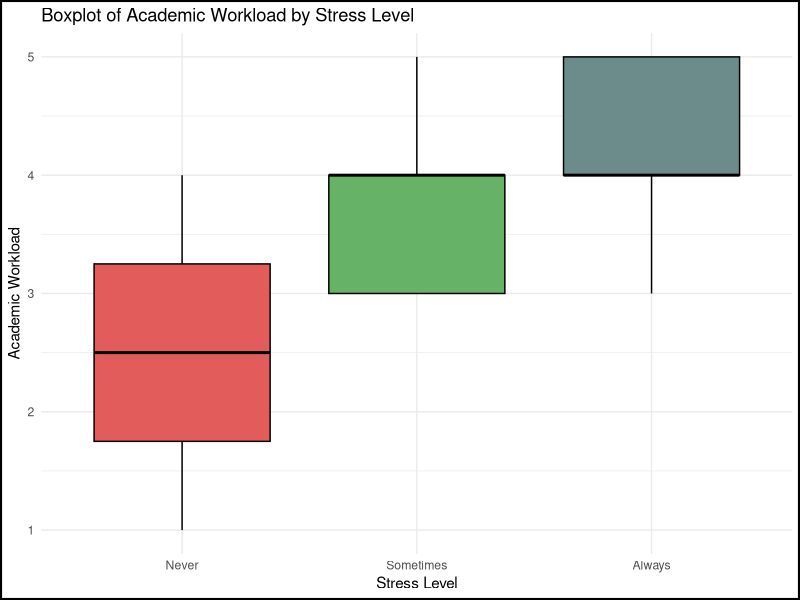
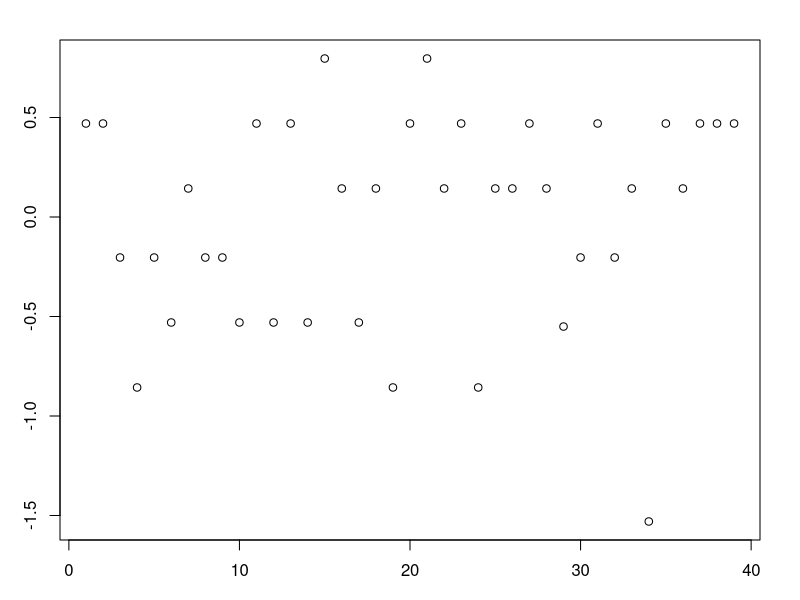
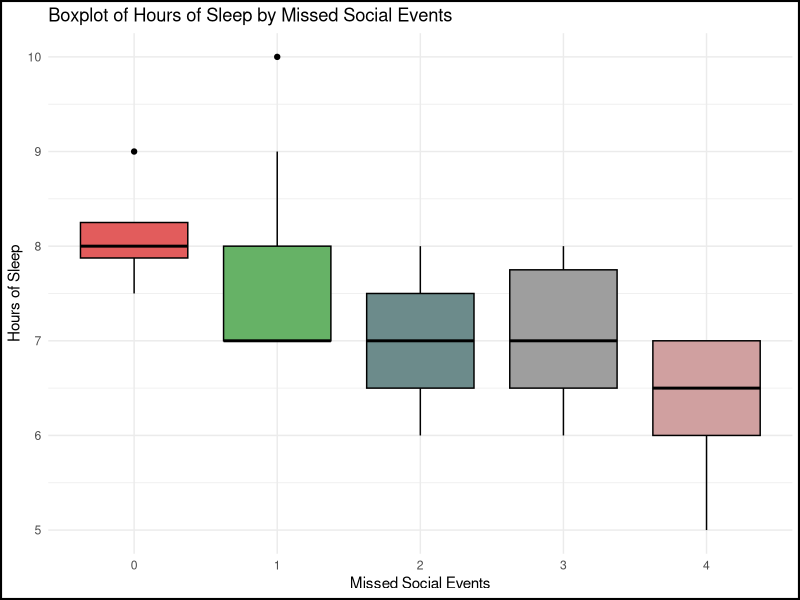
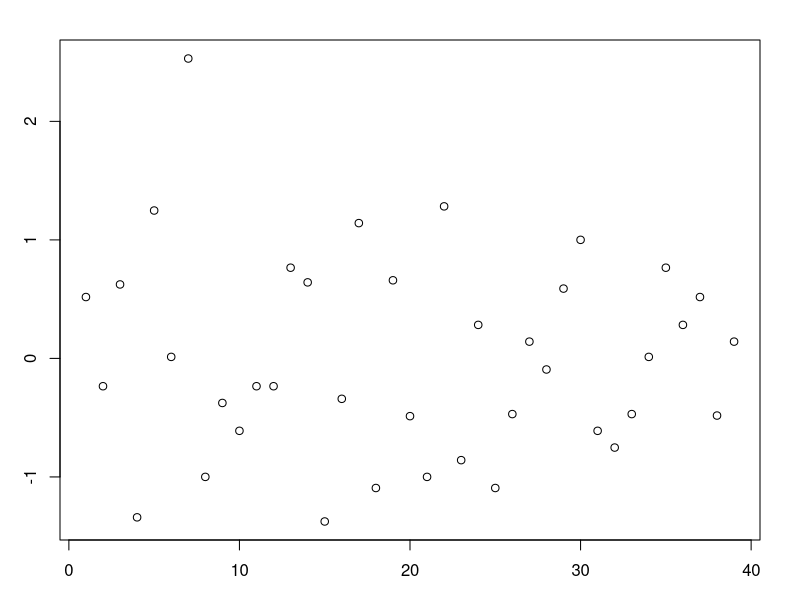
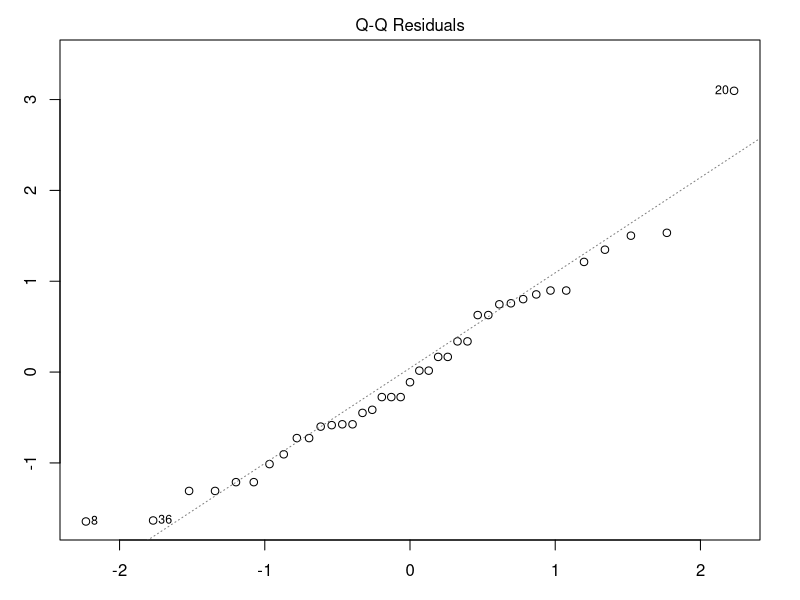
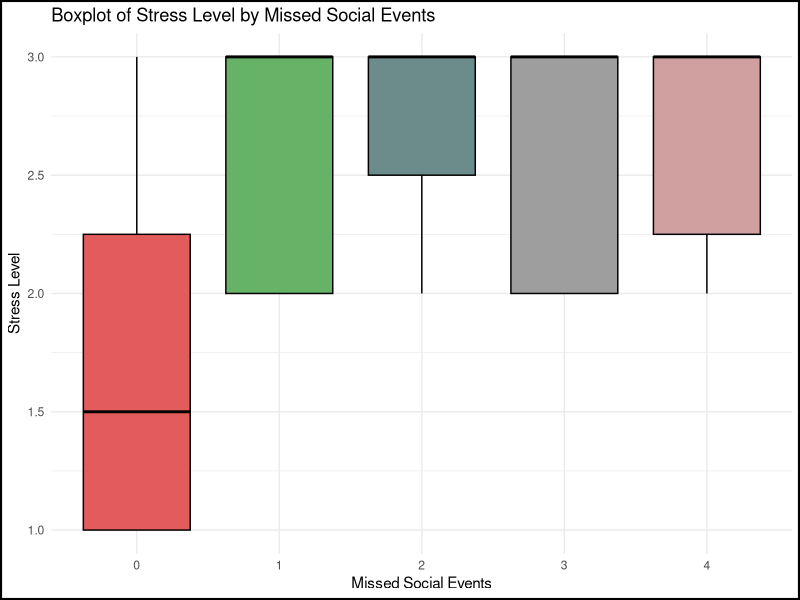
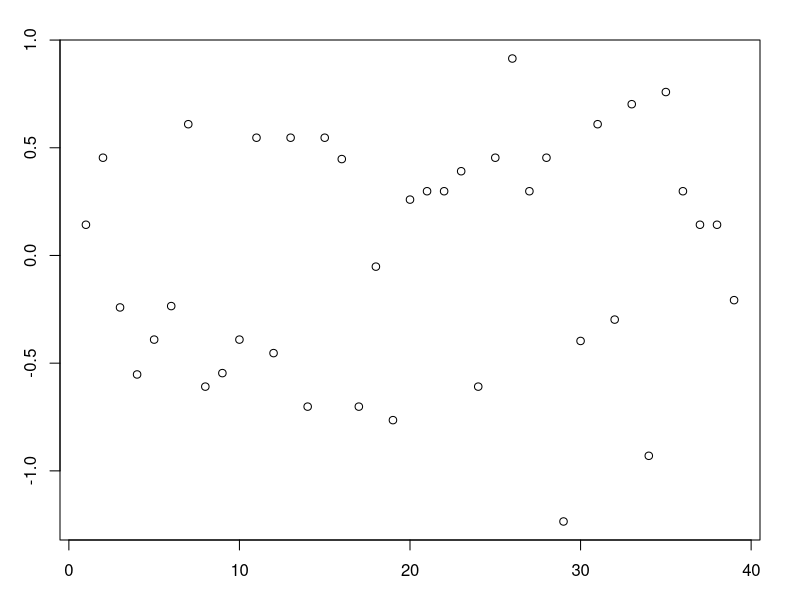
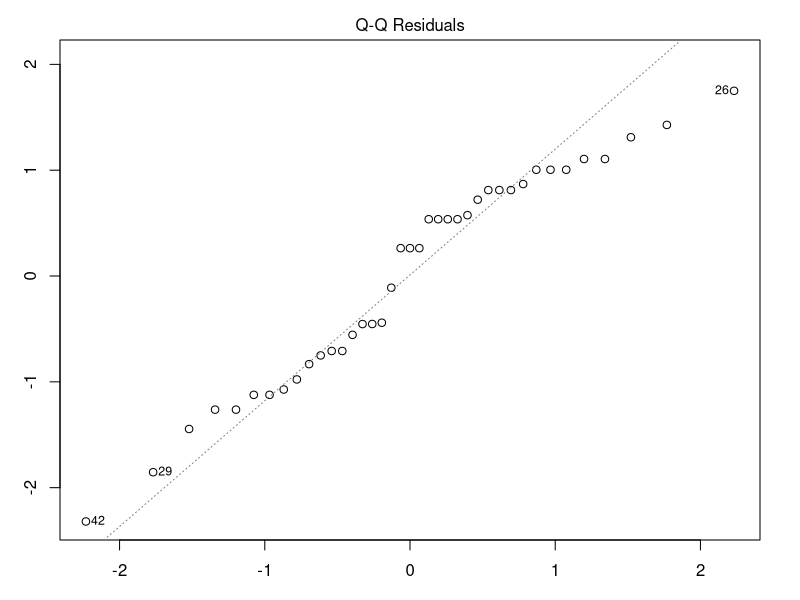

Recreate these plots in R, in order.
## ---- chunk 1

# Generate Sample

my_data = read.csv('STA304 Group Project Dataset.csv', header = TRUE, sep=',')
# my_data

# Remove the column 'X'
data_cleaned <- my_data[, !(names(my_data) == "X")]
# Remove fake responses: rows 3 and 12
data_cleaned <- data_cleaned[-c(3, 12),]
# data_cleaned

# Calculating sample size
N = 200
B = .29
D = (B^2)/4
# sigma = sd(data_cleaned$academic_workload)
sigma2 = (max(data_cleaned$academic_workload) - min(data_cleaned$academic_workload))/4
# n = ceiling((N*sigma^2) / ((N-1)*D + sigma^2))
n = ceiling((N*sigma2) / ((N-1)*D + sigma2))
# sigma2
n

# Select a random sample of n rows
set.seed(1)
random_indices <- sample(1:nrow(data_cleaned), n)
sample_data <- data_cleaned[random_indices, ]
# sample_data
attach(sample_data)
## ---- chunk 2
# Research Question 1 - Boxplot
options(warn = -1)
library(ggplot2)
library(grid)

sample_data$stress <- factor(sample_data$stress, levels = c("Never", "Sometimes", "Always"))
sample_data$stress_numeric <- as.numeric(factor(sample_data$stress, levels = c("Never", "Sometimes", "Always")))

boxplot_plot <- ggplot(sample_data, aes(x = factor(stress), y = academic_workload, fill = stress)) +
  geom_boxplot(color = "black") +
  scale_fill_manual(values = c("Never" = "#E25C5C", "Sometimes" = "#66B266", "Always" = "#6C8B8B")) +
  labs(title = "Boxplot of Academic Workload by Stress Level",
       x = "Stress Level",
       y = "Academic Workload") +
  theme_minimal() +
  theme(legend.position = "none")

print(boxplot_plot)
grid.rect(gp = gpar(fill = NA, col = "black", lwd = 4)) # lwd = thickness of border

# Save the plot as a PNG file
# ggsave("boxplot_academic_workload_by_stress.png", plot = boxplot_plot, width = 8, height = 6, dpi = 300)
## ---- chunk 3
# Research Question 1 - Simple Linear Regression
rq1_stress.lm = lm(stress_numeric ~ academic_workload, data = sample_data)
summary(rq1_stress.lm)
## ---- chunk 4
# Assumptions for Research Question 1 - Simple Linear Regression
par(mar = c(3, 3, 2, 2))
plot(residuals(rq1_stress.lm))
## ---- chunk 5


# Research Question 2 - Boxplot
boxplot_plot <- ggplot(sample_data, aes(x = factor(missed_social_events), y = hours_sleep, fill = factor(missed_social_events))) +
  geom_boxplot(color = "black") +
  scale_fill_manual(values = c("0" = "#E25C5C", "1" = "#66B266", "2" = "#6C8B8B", "3" = "#9E9E9E", "4" = "#D0A0A0")) +
  labs(title = "Boxplot of Hours of Sleep by Missed Social Events",
       x = "Missed Social Events",
       y = "Hours of Sleep") +
  theme_minimal() +
  theme(legend.position = "none")
  
print(boxplot_plot)
grid.rect(gp = gpar(fill = NA, col = "black", lwd = 4))

# Save the plot as a PNG file
# ggsave("boxplot_hours_sleep_by_missed_social_events.png", plot = boxplot_plot, width = 8, height = 6, dpi = 300)
## ---- chunk 6
# Research Question 2 - Multiple Linear Regression
rq2.lm = lm(hours_sleep ~ academic_workload + missed_social_events, data = sample_data)
summary(rq2.lm)
## ---- chunk 7
# Assumptions for Research Question 2 - Multiple Linear Regression
par(mar = c(3, 3, 2, 2))
plot(residuals(rq2.lm))
## ---- chunk 8
# Assumptions for Research Question 2 - Multiple Linear Regression
par(mar = c(3, 3, 2, 2))
plot(rq2.lm, which=2)
## ---- chunk 9
# Assumptions for Research Question 2 - Multiple Linear Regression
library(car)
vif(rq2.lm)
## ---- chunk 10

# Research Question 3 - Boxplot
boxplot_plot <- ggplot(sample_data, aes(x = factor(missed_social_events), y = stress_numeric, fill = factor(missed_social_events))) +
  geom_boxplot(color = "black") +
  scale_fill_manual(values = c("0" = "#E25C5C", "1" = "#66B266", "2" = "#6C8B8B", "3" = "#9E9E9E", "4" = "#D0A0A0")) +
  labs(title = "Boxplot of Stress Level by Missed Social Events",
       x = "Missed Social Events",
       y = "Stress Level") +
  theme_minimal() +
  theme(legend.position = "none")

print(boxplot_plot)
grid.rect(gp = gpar(fill = NA, col = "black", lwd = 4))

# Save the plot as a PNG file
# ggsave("boxplot_missed_social_events_by_stress.png", plot = boxplot_plot, width = 8, height = 6, dpi = 300)
## ---- chunk 11
# Research Question 3 - Multiple Linear Regression
rq3.lm <- lm(stress_numeric ~ missed_social_events + living_situation, data = sample_data)
summary(rq3.lm)
## ---- chunk 12
# Assumptions for Research Question 3 - Multiple Linear Regression
par(mar = c(3, 3, 2, 2))
plot(residuals(rq3.lm))
## ---- chunk 13
# Assumptions for Research Question 3 - Multiple Linear Regression
par(mar = c(3, 3, 2, 2))
plot(rq3.lm, which=2)
## ---- chunk 14
# Assumptions for Research Question 3 - Multiple Linear Regression
library(car)
vif(rq3.lm)
